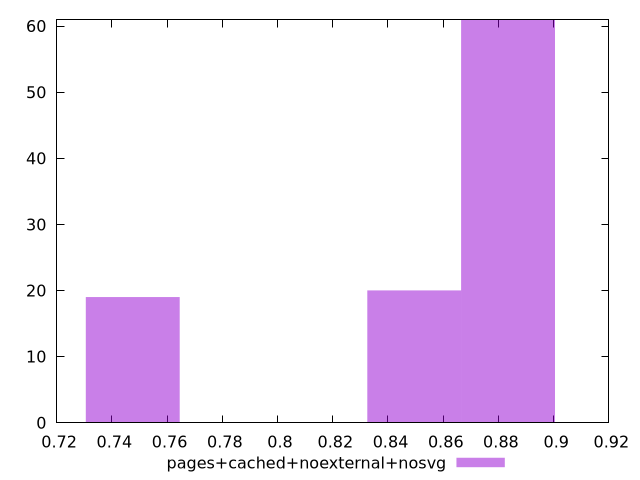

gnuplot code for this plot:
$_pagesCachedNoexternalNosvg <<EOF
0.8834882908647523 61
0.7475670153470981 19
0.8495079719853388 20
EOF
set key outside below
set terminal pngcairo
set output "report_00004_2020-11-02T20-21-41.718Z/uses-http2/pages+cached+noexternal+nosvg//hist.png"
set yrange [0:61]
set boxwidth 0.03398031887941355
set style fill transparent solid 0.5 noborder
plot $_pagesCachedNoexternalNosvg title "pages+cached+noexternal+nosvg" with boxes ,
